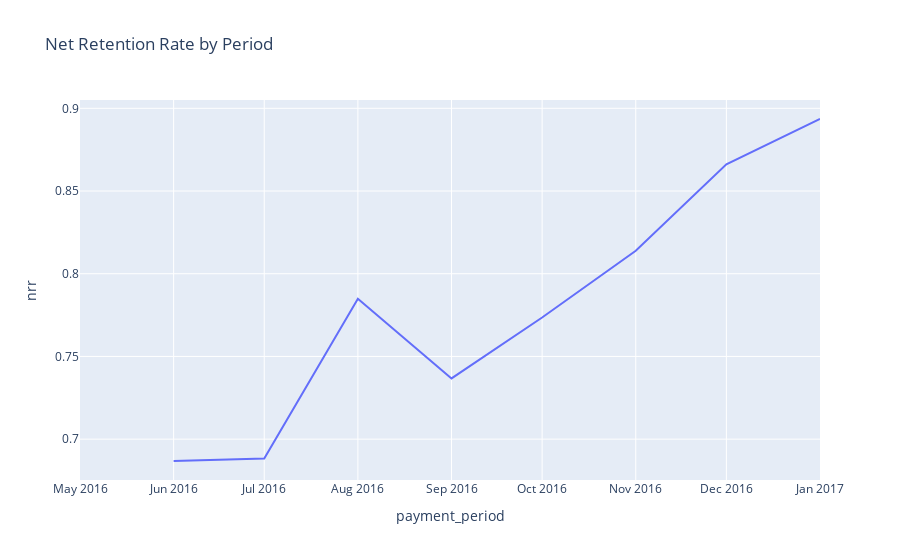

Source (notebook cell):
### Markdown cell above
### Plotting the net retention rate
We can plot the net retention rate using a line chart from Plotly, which provides an interactive visualization of each period.

### Code cell
# We remove the last row (February) as the data of this month is incomplete as noted earlier
nrr_data = nrr_data.iloc[:-1]

fig = px.line(
    nrr_data, 
    x="payment_period", 
    y="nrr", 
    title="Net Retention Rate by Period"
)

fig.show()

# Save the plot as an image file (e.g., PNG or SVG)
fig.write_image("net_retention_plot.png")

### Figure 1 — Plotly figure (JSON) as saved in the notebook; plotly's stock layout.template omitted (floating-point values rounded to 4 significant figures)
{"data": [{"hovertemplate": "payment_period=%{x}<br>nrr=%{y}<extra></extra>", "legendgroup": "", "line": {"color": "#636efa", "dash": "solid"}, "marker": {"symbol": "circle"}, "mode": "lines", "name": "", "orientation": "v", "showlegend": false, "type": "scatter", "x": ["2016-05-01T00:00:00+00:00", "2016-06-01T00:00:00+00:00", "2016-07-01T00:00:00+00:00", "2016-08-01T00:00:00+00:00", "2016-09-01T00:00:00+00:00", "2016-10-01T00:00:00+00:00", "2016-11-01T00:00:00+00:00", "2016-12-01T00:00:00+00:00", "2017-01-01T00:00:00+00:00"], "xaxis": "x", "y": [null, 0.6868, 0.6883, 0.7849, 0.7367, 0.7735, 0.8139, 0.8661, 0.8935], "yaxis": "y"}], "layout": {"legend": {"tracegroupgap": 0}, "title": {"text": "Net Retention Rate by Period"}, "xaxis": {"anchor": "y", "domain": [0, 1], "title": {"text": "payment_period"}}, "yaxis": {"anchor": "x", "domain": [0, 1], "title": {"text": "nrr"}}}}
